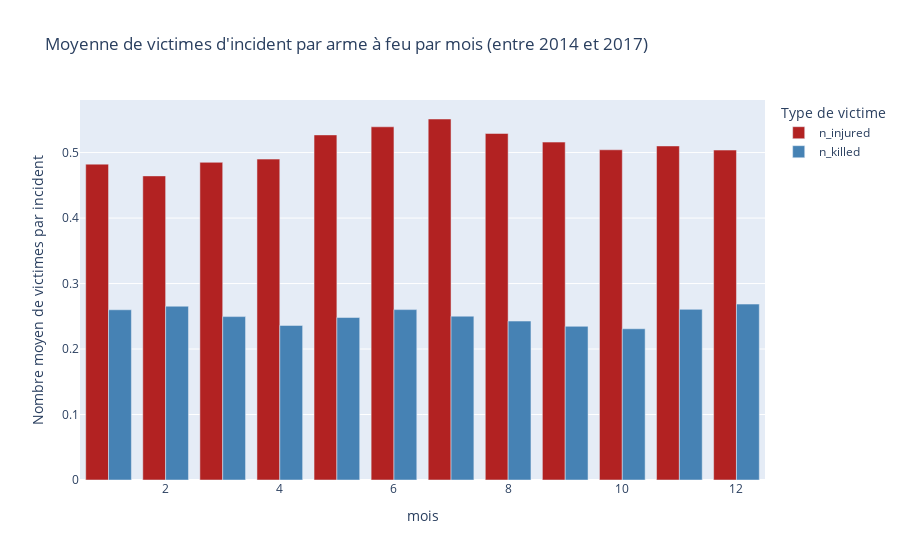

Source (notebook cell):
### Code cell
grouped_data4 = base_totale.loc[base_totale['date'].dt.year.isin([2014,2015,2016,2017])].groupby(
    base_totale['date'].dt.month).agg({
    'n_injured': 'mean',
    'n_killed': 'mean'
}).reset_index()


fig4 = px.bar(
    grouped_data4,
    x=grouped_data4['date'],
    y=['n_injured', 'n_killed'],
    labels={"date": "mois", "value": "Nombre moyen de victimes par incident", "variable": "Type de victime"},
    title="Moyenne de victimes d'incident par arme à feu par mois (entre 2014 et 2017)",
    color_discrete_map={"n_injured": "firebrick", "n_killed": "steelblue"},
)

fig4.update_layout(barmode='group')  # Display bars side by side

fig4.show()

### Figure 1 — Plotly figure (JSON) as saved in the notebook; plotly's stock layout.template omitted (floating-point values rounded to 4 significant figures)
{"data": [{"alignmentgroup": "True", "hovertemplate": "Type de victime=n_injured<br>mois=%{x}<br>Nombre moyen de victimes par incident=%{y}<extra></extra>", "legendgroup": "n_injured", "marker": {"color": "firebrick", "pattern": {"shape": ""}}, "name": "n_injured", "offsetgroup": "n_injured", "orientation": "v", "showlegend": true, "textposition": "auto", "type": "bar", "x": [1, 2, 3, 4, 5, 6, 7, 8, 9, 10, 11, 12], "xaxis": "x", "y": [0.4823, 0.4644, 0.4851, 0.49, 0.5269, 0.5393, 0.5512, 0.5292, 0.516, 0.5042, 0.5101, 0.5038], "yaxis": "y"}, {"alignmentgroup": "True", "hovertemplate": "Type de victime=n_killed<br>mois=%{x}<br>Nombre moyen de victimes par incident=%{y}<extra></extra>", "legendgroup": "n_killed", "marker": {"color": "steelblue", "pattern": {"shape": ""}}, "name": "n_killed", "offsetgroup": "n_killed", "orientation": "v", "showlegend": true, "textposition": "auto", "type": "bar", "x": [1, 2, 3, 4, 5, 6, 7, 8, 9, 10, 11, 12], "xaxis": "x", "y": [0.2599, 0.2654, 0.2495, 0.236, 0.2481, 0.2602, 0.2502, 0.2427, 0.2347, 0.2309, 0.2606, 0.2686], "yaxis": "y"}], "layout": {"barmode": "group", "legend": {"title": {"text": "Type de victime"}, "tracegroupgap": 0}, "title": {"text": "Moyenne de victimes d'incident par arme à feu par mois (entre 2014 et 2017)"}, "xaxis": {"anchor": "y", "domain": [0, 1], "title": {"text": "mois"}}, "yaxis": {"anchor": "x", "domain": [0, 1], "title": {"text": "Nombre moyen de victimes par incident"}}}}
